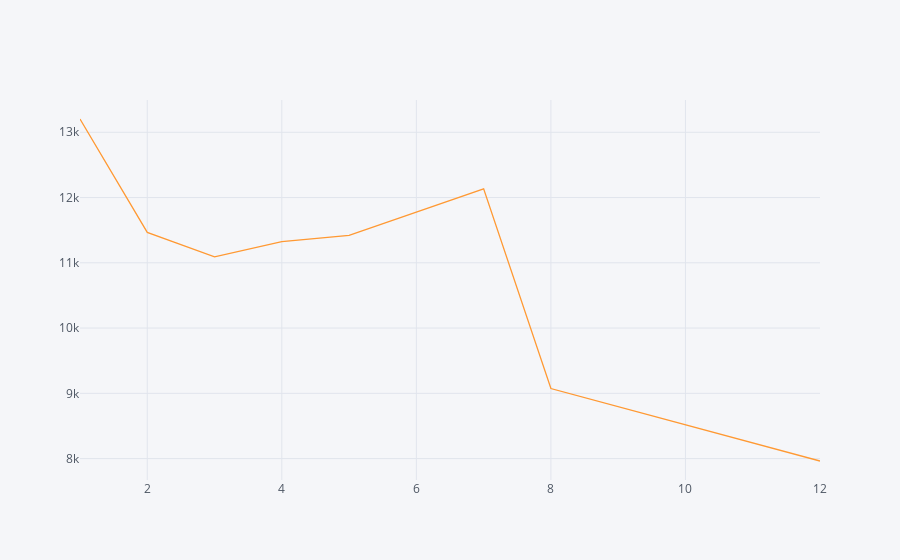

This figure's notebook cell:
### Markdown cell above
** Now create a simple plot off of the dataframe indicating the count of calls per month. **

### Code cell
byMonth['twp'].iplot()

### Figure 1 — Plotly figure (JSON) as saved in the notebook; plotly's stock layout.template omitted (floating-point values rounded to 4 significant figures)
{"data": [{"line": {"color": "rgba(255, 153, 51, 1.0)", "dash": "solid", "shape": "linear", "width": 1.3}, "mode": "lines", "name": "twp", "text": "", "type": "scatter", "uid": "5b1a56ff-eb0c-442b-9d53-e5cae67e7539", "x": [1, 2, 3, 4, 5, 6, 7, 8, 12], "y": [13203, 11465, 11092, 11323, 11420, 11777, 12133, 9073, 7963]}], "layout": {"legend": {"bgcolor": "#F5F6F9", "font": {"color": "#4D5663"}}, "paper_bgcolor": "#F5F6F9", "plot_bgcolor": "#F5F6F9", "title": {"font": {"color": "#4D5663"}}, "xaxis": {"gridcolor": "#E1E5ED", "showgrid": true, "tickfont": {"color": "#4D5663"}, "title": {"font": {"color": "#4D5663"}, "text": ""}, "zerolinecolor": "#E1E5ED"}, "yaxis": {"gridcolor": "#E1E5ED", "showgrid": true, "tickfont": {"color": "#4D5663"}, "title": {"font": {"color": "#4D5663"}, "text": ""}, "zerolinecolor": "#E1E5ED"}}}
